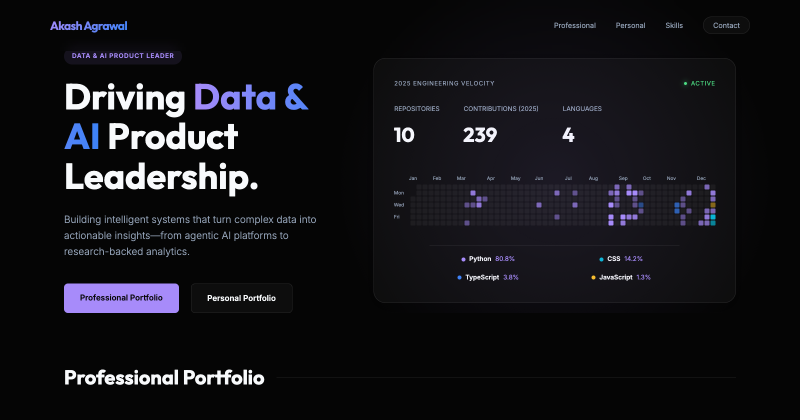
#> input picture og-image.png, 1600 x 840 px (shown at 1/2 size)
$ python -i optimize_gif.py   (imports and definitions only)   (older library calls are emulated)
#> lines starting #> are read from the running program, lines starting #| are printed output that depends on the picture
from PIL import Image, ImageSequence
import os
import sys

def optimize_animation(input_path, output_path, colors=128, quality=80, scale=0.5, skip_frames=1):
#> called with input_path = '../og-image.png', output_path = 'out.png', colors = 128, quality = 80, scale = 0.5, skip_frames = 1
    print(f"Opening {input_path}...")
    with Image.open(input_path) as im:
        # Get duration for the first frame if available
#> im is the input picture: PIL image 1600x840 RGB; mean R, G, B 19.3, 18.8, 22.8
        duration = im.info.get('duration', 100)
#> duration = 100
        loop = im.info.get('loop', 0)
#> loop = 0

        frames = []
        is_webp = output_path.lower().endswith('.webp')

        for i, frame in enumerate(ImageSequence.Iterator(im)):
            # Skip frames if requested (e.g., skip_frames=2 means take every 2nd frame)
            if i % skip_frames != 0:
                continue

            # Resize frame
            if scale != 1.0:
                new_size = (int(frame.width * scale), int(frame.height * scale))
                frame = frame.resize(new_size, Image.ANTIALIAS if hasattr(Image, 'ANTIALIAS') else 1)

            if is_webp:
                # WebP handles RGB better
                frame = frame.convert('RGB')
            else:
                # GIF palette reduction
                method = getattr(Image, 'MAXCOVERAGE', 3)
                frame = frame.convert('RGB').quantize(colors=colors, method=method)
            frames.append(frame.copy())
#> this loop made 1 pass
#> (new_size, method) on pass 1: ((800, 420), 1)
#> pass 1, in optimize_animation, `frame = frame.resize(new_size, Image.ANTIALIAS if hasattr(Image, 'ANTI..`:
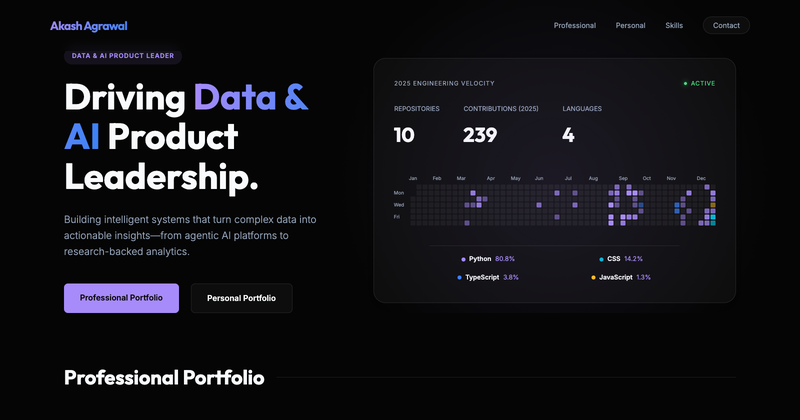
#> frame: PIL image 800x420 RGB; mean R, G, B 19.3, 18.9, 22.8
#> after the loop, frames = 1 item

        if is_webp:
            print(f"Saving optimized WebP to {output_path} with quality={quality}...")
            # WebP requires RGBA background if color is specified
            bg_color = (0, 0, 0, 255) # Use RGBA black as default

            frames[0].save(
                output_path,
                save_all=True,
                append_images=frames[1:],
                optimize=True,
                duration=duration,
                loop=loop,
                quality=quality,
                method=6,
                background=bg_color
            )
        else:
            print(f"Saving optimized GIF to {output_path} with {colors} colors...")
            frames[0].save(
                output_path,
                save_all=True,
                append_images=frames[1:],
                optimize=True,
                duration=duration,
                loop=loop
            )

    input_size = os.path.getsize(input_path)
    output_size = os.path.getsize(output_path)
    reduction = (input_size - output_size) / input_size * 100
    print(f"Input size: {input_size / 1024 / 1024:.2f} MB")
    print(f"Output size: {output_size / 1024 / 1024:.2f} MB")
    print(f"Reduction: {reduction:.2f}%")

# [19 lines not run here, left out]

>>> result = optimize_animation('../og-image.png', 'out.png')
